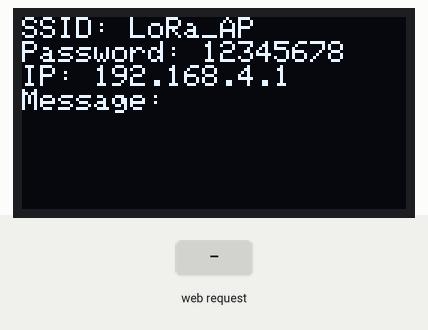
Recording of a sketch running on a simulated ESP32. On the bench: 128×64 one-colour display. The inputs (shaded band) are chosen by the test bench. No radio packets arrive unless stated; what the sketch prints to the serial monitor is not drawn.

Above: at 6.3 s.
6.4 s: HTTP request GET /send?msg=1 received
Timing chart, 0 to 9.4 s (numbered marks = the images above; inputs shaded):
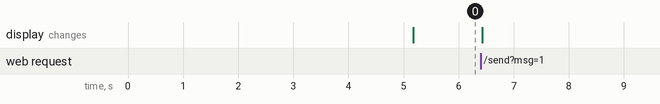

The sketch:

board1.ino
```cpp
#include <WiFi.h>
#include <WebServer.h>
#include <SPI.h>
#include <LoRa.h>
#include <Wire.h>
#include <Adafruit_GFX.h>
#include <Adafruit_SSD1306.h>

#define SS 18
#define RST 23
#define DIO0 26
#define SCK 5
#define MISO 19
#define MOSI 27

#define SCREEN_WIDTH 128
#define SCREEN_HEIGHT 64
#define OLED_RESET -1

Adafruit_SSD1306 display(SCREEN_WIDTH, SCREEN_HEIGHT, &Wire, OLED_RESET);

const char* ssid = "LoRa_AP";
const char* password = "12345678";
WebServer server(80);

void handleRoot(){
  server.send(200, "text/html",
    "<html></body>"
    "<h2>Send LoRa Message</h2>"
    "<input type='text' id='msg' placeholder='Enter message'>"
    "<button onclick='sendMessage()'>Send</button>"
    "<script>"
    "function sendMessage(){"
    " var msg = document.getElementById('msg').value;"
    " fetch('/send?msg=' + encodeURIComponent(msg));"
    "}"
    "</script>"
    "</body></html>"
  );
}

void handleSend(){
  if(server.hasArg("msg")){
    String message = server.arg("msg");
    setDisplay(message);
    for(int i=0; i<5; i++){
      LoRa.beginPacket();
      LoRa.print(message);
      LoRa.endPacket();
      delay(1000);
    }
    server.send(200, "text/plain", "Send: " + message);
  }else{
    server.send(400, "text/plain", "No message provided");
  }
  setDisplay(" ");
}

void setDisplay(String message){
  display.clearDisplay();
  display.setTextSize(1);
  display.setTextColor(WHITE);
  display.setCursor(0, 0);
  display.print("SSID: ");
  display.print(ssid);
  display.println();
  display.print("Password: ");
  display.print(password);
  display.println();
  display.print("IP: ");
  display.print(WiFi.softAPIP());
  display.println();
  display.print("Message: ");
  display.print(message);
  display.println();
  display.display();
}

void setup() {
  Serial.begin(9600);

  WiFi.softAP(ssid, password);

  server.on("/", handleRoot);
  server.on("/send", handleSend);
  server.begin();

  LoRa.setPins(SS, RST, DIO0);
  SPI.begin(SCK, MISO, MOSI,SS);

  pinMode(18, OUTPUT);
  digitalWrite(18, LOW);
  delay(100);
  digitalWrite(18, HIGH);

  if(!LoRa.begin(915000000)){
    Serial.println("LoRa init failed");
    while(1);
  }
  delay(5000);

  Serial.println("LoRa Transmitter Ready");

  if(!display.begin(SSD1306_SWITCHCAPVCC, 0x3C)){
    Serial.println("OLED initialization failed!");
    while(1);
  }

  setDisplay(" ");
}

void loop() {
  server.handleClient();
}
```
